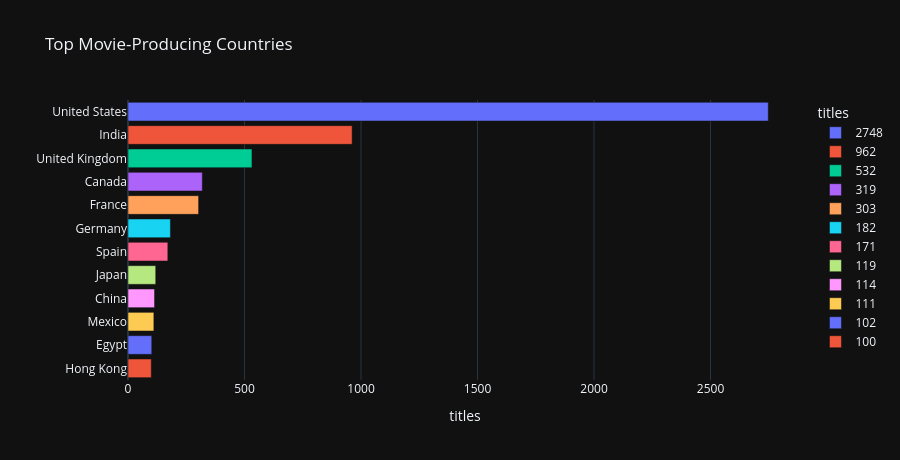
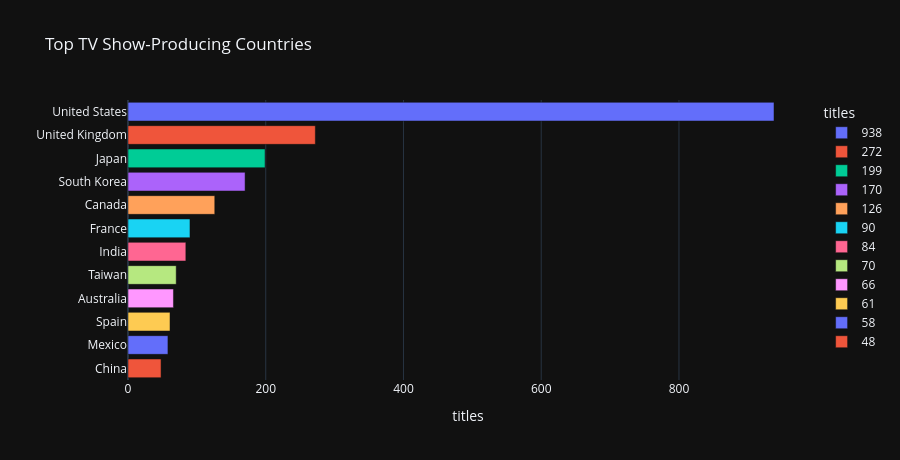

Here is the notebook cell these charts were saved with, in order:
### Markdown cell above
### 4.5 Top Producing Countries

Multi-country co-productions are split so each country gets credit. We show separate charts for movies and TV shows.

### Code cell
def top_countries(frame, title, n=12):
    countries = (
        frame.select(pl.col("country").str.split(", ").alias("country"))
          .explode("country")
          .filter((pl.col("country") != "") & (pl.col("country") != "Unknown"))
          .group_by("country").agg(pl.len().alias("n"))
          .sort("n", descending=True).head(n)
    )
    fig = px.bar(
        countries.to_pandas(), x="n", y="country", orientation="h",
        color="n", color_continuous_scale="Blues",
        title=title, labels={"n": "titles", "country": ""},
    )
    fig.update_layout(template="plotly_dark", height=460, coloraxis_showscale=False,
                      yaxis={"categoryorder": "total ascending"})
    fig.show()

top_countries(df_movies, "Top Movie-Producing Countries")
top_countries(df_shows, "Top TV Show-Producing Countries")

### Figure 1 — Plotly figure (JSON) as saved in the notebook; plotly's stock layout.template omitted (floating-point values rounded to 4 significant figures)
{"data": [{"hovertemplate": "titles=%{x}<br>=%{y}<extra></extra>", "legendgroup": "2748", "marker": {"color": "#636efa", "pattern": {"shape": ""}}, "name": "2748", "orientation": "h", "showlegend": true, "textposition": "auto", "type": "bar", "x": [2748], "xaxis": "x", "y": ["United States"], "yaxis": "y"}, {"hovertemplate": "titles=%{x}<br>=%{y}<extra></extra>", "legendgroup": "962", "marker": {"color": "#EF553B", "pattern": {"shape": ""}}, "name": "962", "orientation": "h", "showlegend": true, "textposition": "auto", "type": "bar", "x": [962], "xaxis": "x", "y": ["India"], "yaxis": "y"}, {"hovertemplate": "titles=%{x}<br>=%{y}<extra></extra>", "legendgroup": "532", "marker": {"color": "#00cc96", "pattern": {"shape": ""}}, "name": "532", "orientation": "h", "showlegend": true, "textposition": "auto", "type": "bar", "x": [532], "xaxis": "x", "y": ["United Kingdom"], "yaxis": "y"}, {"hovertemplate": "titles=%{x}<br>=%{y}<extra></extra>", "legendgroup": "319", "marker": {"color": "#ab63fa", "pattern": {"shape": ""}}, "name": "319", "orientation": "h", "showlegend": true, "textposition": "auto", "type": "bar", "x": [319], "xaxis": "x", "y": ["Canada"], "yaxis": "y"}, {"hovertemplate": "titles=%{x}<br>=%{y}<extra></extra>", "legendgroup": "303", "marker": {"color": "#FFA15A", "pattern": {"shape": ""}}, "name": "303", "orientation": "h", "showlegend": true, "textposition": "auto", "type": "bar", "x": [303], "xaxis": "x", "y": ["France"], "yaxis": "y"}, {"hovertemplate": "titles=%{x}<br>=%{y}<extra></extra>", "legendgroup": "182", "marker": {"color": "#19d3f3", "pattern": {"shape": ""}}, "name": "182", "orientation": "h", "showlegend": true, "textposition": "auto", "type": "bar", "x": [182], "xaxis": "x", "y": ["Germany"], "yaxis": "y"}, {"hovertemplate": "titles=%{x}<br>=%{y}<extra></extra>", "legendgroup": "171", "marker": {"color": "#FF6692", "pattern": {"shape": ""}}, "name": "171", "orientation": "h", "showlegend": true, "textposition": "auto", "type": "bar", "x": [171], "xaxis": "x", "y": ["Spain"], "yaxis": "y"}, {"hovertemplate": "titles=%{x}<br>=%{y}<extra></extra>", "legendgroup": "119", "marker": {"color": "#B6E880", "pattern": {"shape": ""}}, "name": "119", "orientation": "h", "showlegend": true, "textposition": "auto", "type": "bar", "x": [119], "xaxis": "x", "y": ["Japan"], "yaxis": "y"}, {"hovertemplate": "titles=%{x}<br>=%{y}<extra></extra>", "legendgroup": "114", "marker": {"color": "#FF97FF", "pattern": {"shape": ""}}, "name": "114", "orientation": "h", "showlegend": true, "textposition": "auto", "type": "bar", "x": [114], "xaxis": "x", "y": ["China"], "yaxis": "y"}, {"hovertemplate": "titles=%{x}<br>=%{y}<extra></extra>", "legendgroup": "111", "marker": {"color": "#FECB52", "pattern": {"shape": ""}}, "name": "111", "orientation": "h", "showlegend": true, "textposition": "auto", "type": "bar", "x": [111], "xaxis": "x", "y": ["Mexico"], "yaxis": "y"}, {"hovertemplate": "titles=%{x}<br>=%{y}<extra></extra>", "legendgroup": "102", "marker": {"color": "#636efa", "pattern": {"shape": ""}}, "name": "102", "orientation": "h", "showlegend": true, "textposition": "auto", "type": "bar", "x": [102], "xaxis": "x", "y": ["Egypt"], "yaxis": "y"}, {"hovertemplate": "titles=%{x}<br>=%{y}<extra></extra>", "legendgroup": "100", "marker": {"color": "#EF553B", "pattern": {"shape": ""}}, "name": "100", "orientation": "h", "showlegend": true, "textposition": "auto", "type": "bar", "x": [100], "xaxis": "x", "y": ["Hong Kong"], "yaxis": "y"}], "layout": {"barmode": "relative", "coloraxis": {"showscale": false}, "height": 460, "legend": {"title": {"text": "titles"}, "tracegroupgap": 0}, "title": {"text": "Top Movie-Producing Countries"}, "xaxis": {"anchor": "y", "categoryarray": [2748, 962, 532, 319, 303, 182, 171, 119, 114, 111, 102, 100], "categoryorder": "array", "domain": [0, 1], "title": {"text": "titles"}}, "yaxis": {"anchor": "x", "categoryorder": "total ascending", "domain": [0, 1], "title": {"text": ""}}}}

### Figure 2 — Plotly figure (JSON) as saved in the notebook; plotly's stock layout.template omitted (floating-point values rounded to 4 significant figures)
{"data": [{"hovertemplate": "titles=%{x}<br>=%{y}<extra></extra>", "legendgroup": "938", "marker": {"color": "#636efa", "pattern": {"shape": ""}}, "name": "938", "orientation": "h", "showlegend": true, "textposition": "auto", "type": "bar", "x": [938], "xaxis": "x", "y": ["United States"], "yaxis": "y"}, {"hovertemplate": "titles=%{x}<br>=%{y}<extra></extra>", "legendgroup": "272", "marker": {"color": "#EF553B", "pattern": {"shape": ""}}, "name": "272", "orientation": "h", "showlegend": true, "textposition": "auto", "type": "bar", "x": [272], "xaxis": "x", "y": ["United Kingdom"], "yaxis": "y"}, {"hovertemplate": "titles=%{x}<br>=%{y}<extra></extra>", "legendgroup": "199", "marker": {"color": "#00cc96", "pattern": {"shape": ""}}, "name": "199", "orientation": "h", "showlegend": true, "textposition": "auto", "type": "bar", "x": [199], "xaxis": "x", "y": ["Japan"], "yaxis": "y"}, {"hovertemplate": "titles=%{x}<br>=%{y}<extra></extra>", "legendgroup": "170", "marker": {"color": "#ab63fa", "pattern": {"shape": ""}}, "name": "170", "orientation": "h", "showlegend": true, "textposition": "auto", "type": "bar", "x": [170], "xaxis": "x", "y": ["South Korea"], "yaxis": "y"}, {"hovertemplate": "titles=%{x}<br>=%{y}<extra></extra>", "legendgroup": "126", "marker": {"color": "#FFA15A", "pattern": {"shape": ""}}, "name": "126", "orientation": "h", "showlegend": true, "textposition": "auto", "type": "bar", "x": [126], "xaxis": "x", "y": ["Canada"], "yaxis": "y"}, {"hovertemplate": "titles=%{x}<br>=%{y}<extra></extra>", "legendgroup": "90", "marker": {"color": "#19d3f3", "pattern": {"shape": ""}}, "name": "90", "orientation": "h", "showlegend": true, "textposition": "auto", "type": "bar", "x": [90], "xaxis": "x", "y": ["France"], "yaxis": "y"}, {"hovertemplate": "titles=%{x}<br>=%{y}<extra></extra>", "legendgroup": "84", "marker": {"color": "#FF6692", "pattern": {"shape": ""}}, "name": "84", "orientation": "h", "showlegend": true, "textposition": "auto", "type": "bar", "x": [84], "xaxis": "x", "y": ["India"], "yaxis": "y"}, {"hovertemplate": "titles=%{x}<br>=%{y}<extra></extra>", "legendgroup": "70", "marker": {"color": "#B6E880", "pattern": {"shape": ""}}, "name": "70", "orientation": "h", "showlegend": true, "textposition": "auto", "type": "bar", "x": [70], "xaxis": "x", "y": ["Taiwan"], "yaxis": "y"}, {"hovertemplate": "titles=%{x}<br>=%{y}<extra></extra>", "legendgroup": "66", "marker": {"color": "#FF97FF", "pattern": {"shape": ""}}, "name": "66", "orientation": "h", "showlegend": true, "textposition": "auto", "type": "bar", "x": [66], "xaxis": "x", "y": ["Australia"], "yaxis": "y"}, {"hovertemplate": "titles=%{x}<br>=%{y}<extra></extra>", "legendgroup": "61", "marker": {"color": "#FECB52", "pattern": {"shape": ""}}, "name": "61", "orientation": "h", "showlegend": true, "textposition": "auto", "type": "bar", "x": [61], "xaxis": "x", "y": ["Spain"], "yaxis": "y"}, {"hovertemplate": "titles=%{x}<br>=%{y}<extra></extra>", "legendgroup": "58", "marker": {"color": "#636efa", "pattern": {"shape": ""}}, "name": "58", "orientation": "h", "showlegend": true, "textposition": "auto", "type": "bar", "x": [58], "xaxis": "x", "y": ["Mexico"], "yaxis": "y"}, {"hovertemplate": "titles=%{x}<br>=%{y}<extra></extra>", "legendgroup": "48", "marker": {"color": "#EF553B", "pattern": {"shape": ""}}, "name": "48", "orientation": "h", "showlegend": true, "textposition": "auto", "type": "bar", "x": [48], "xaxis": "x", "y": ["China"], "yaxis": "y"}], "layout": {"barmode": "relative", "coloraxis": {"showscale": false}, "height": 460, "legend": {"title": {"text": "titles"}, "tracegroupgap": 0}, "title": {"text": "Top TV Show-Producing Countries"}, "xaxis": {"anchor": "y", "categoryarray": [938, 272, 199, 170, 126, 90, 84, 70, 66, 61, 58, 48], "categoryorder": "array", "domain": [0, 1], "title": {"text": "titles"}}, "yaxis": {"anchor": "x", "categoryorder": "total ascending", "domain": [0, 1], "title": {"text": ""}}}}
